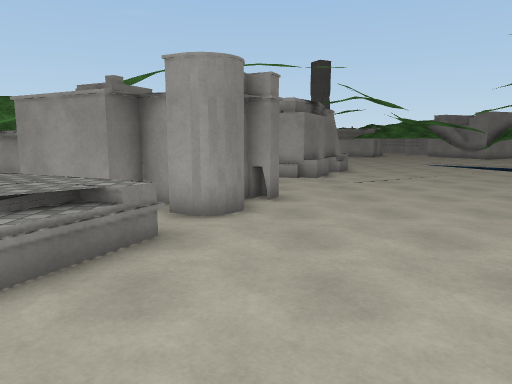
View 1 (above)

21 first-person views from a walk through a scene from a Unity 3-D project. The camera is 1.5 m above the floor, tilts 8° down and sees 70° across. The floor is counted in squares, 1 m on a side. Each view is taken from the middle of a square. On the plan, view 1 faces up. The plan holds only what a view shows up to about 16 squares ahead; the rest is blank. The place goes on beyond the plan. Some surface patterns are stand-ins.

View 2
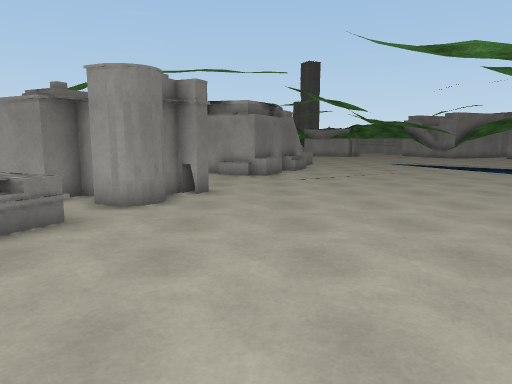

View 3
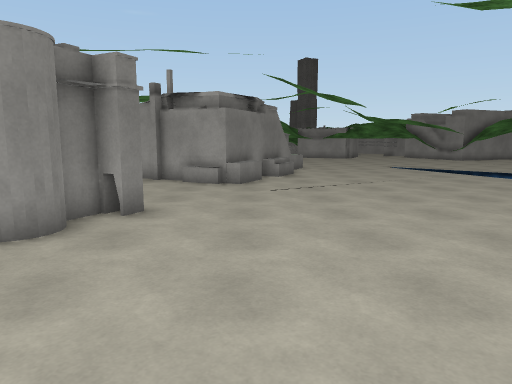

View 4
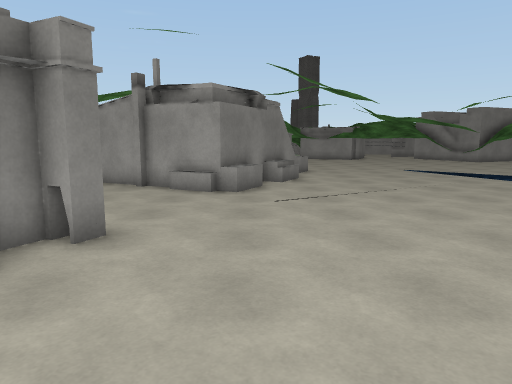

View 5
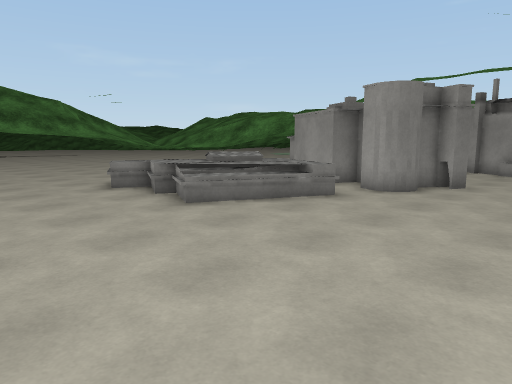

View 6
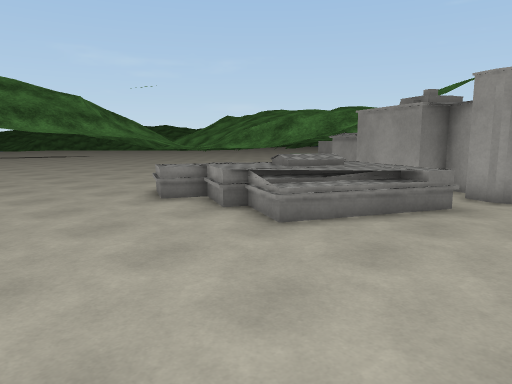

View 7
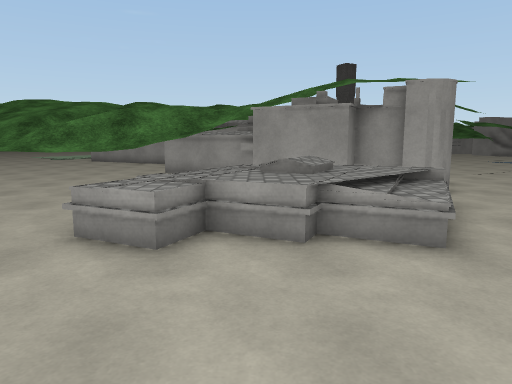

View 8
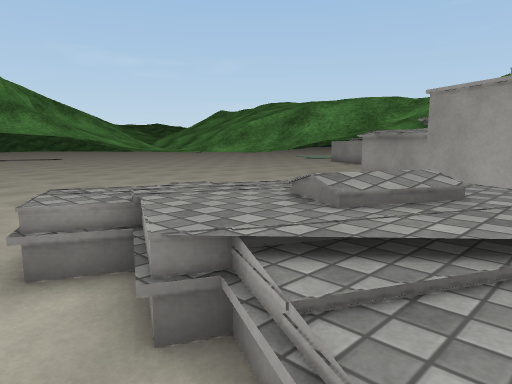

View 9
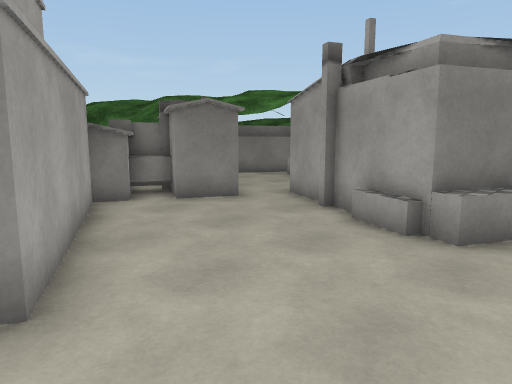

View 10
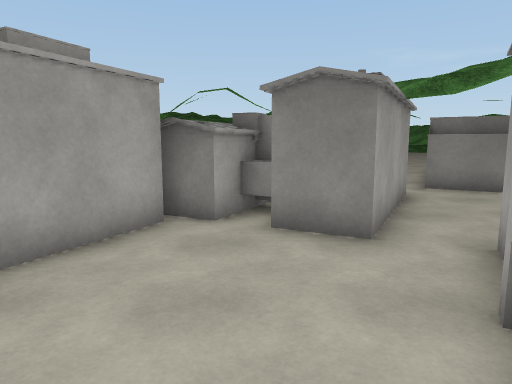

View 11
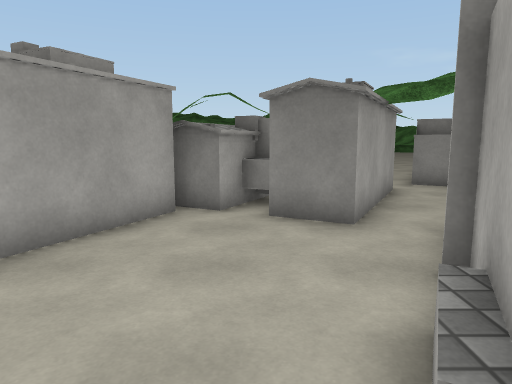

View 12
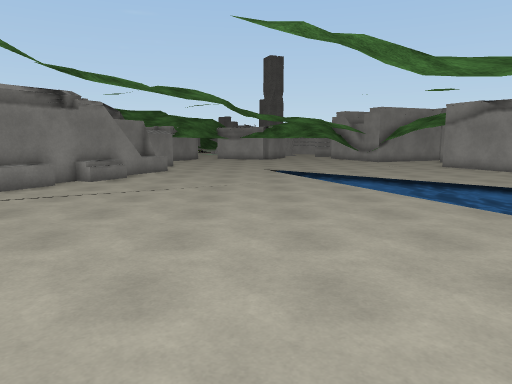

View 13
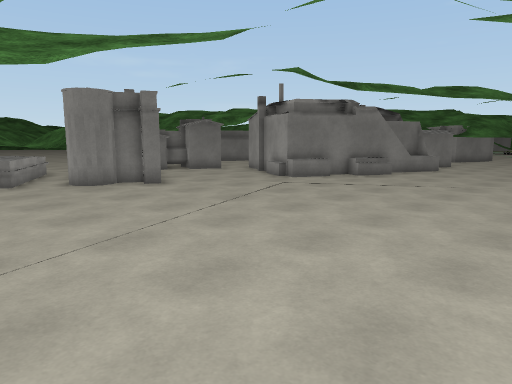

View 14
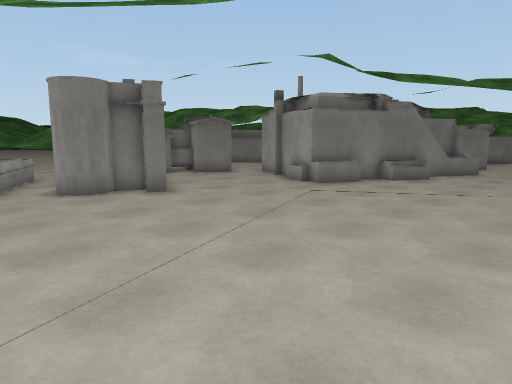

View 15
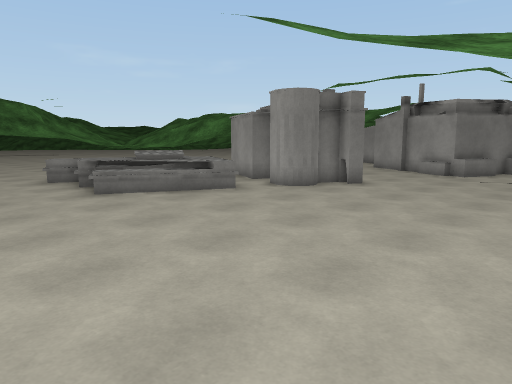

View 16
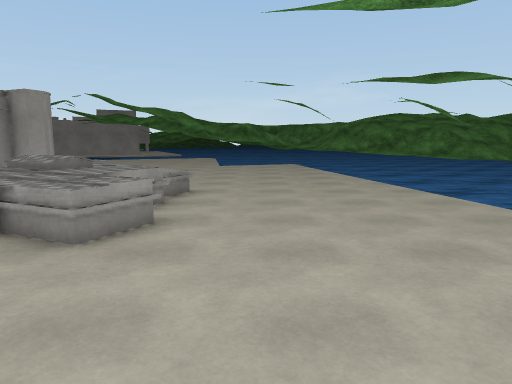

View 17
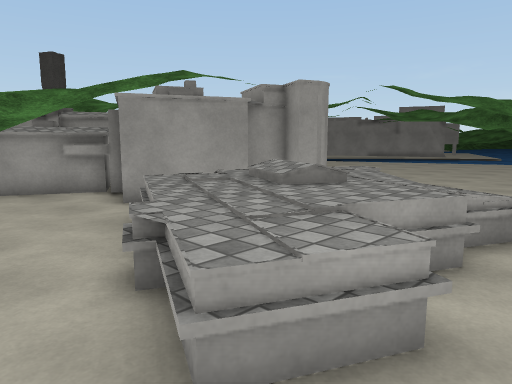

View 18
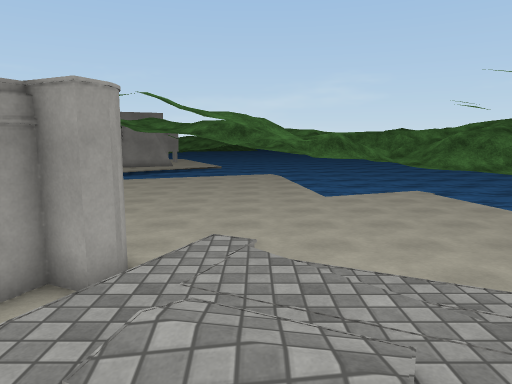

View 19
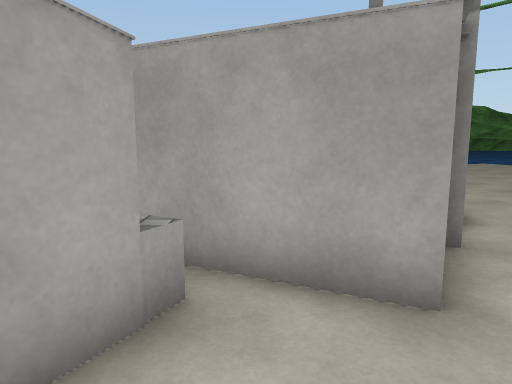

View 20
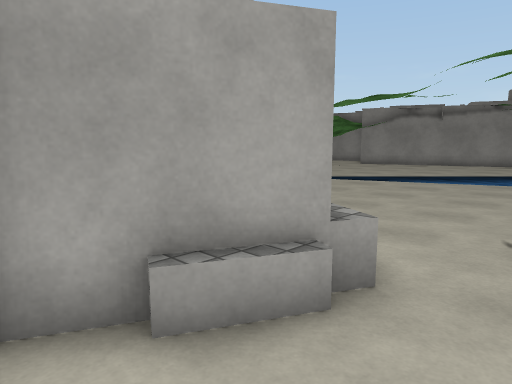

View 21
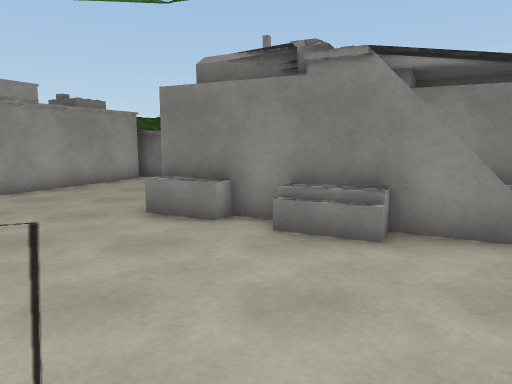

### Floor plan
Key: @ floor where view 1 was taken; # wall or solid block; . main floor; : floor 0.75 m higher than the main floor; = window, fence, low wall or low ledge; ^ raised ledge; v drop or lower ground; B building; T thing the floor can be seen under or through; O other object.
Columns run from 18 left of view 1 to 18 right of it. Each row starts with its distance up from view 1.
 20         ##....#B#B  BBB.......    ...
 19         ........B    BB.......    ...
 18           ##...#B   BBO........    ..
 17        ..  BB#.#BBB BB.........
 16        ..  BBB#..#BBBB.... .....
 15         B   TBB....#B#...  .....
 14         #T  B#.........  .......
 13   .^     #BBBB........  .........
 12   ^   .....#B##..................
 11      .......#BBB#................
 10     ^.^^^^  #BBBBBB..............
  9  ^  ^^^^^  .#BBBBB#..............
  8 .^^^^     ..  ###B#.............
  7 ..^^^    ..=    ##.............
  6 ..^^^    ..     #.............
  5 ....^  ... :    O.............
  4 ....^ ....       .............
  3   ..^ ...       ............  .
  2  .... ....    v ..........
  1  .... ....................
  0  .... ............@........
 -1       .....................
 -2       .....................
 -3        .............. ..
 -4          ..........
 -5            ...

Positions as (right, up) in squares from view 1, and headings:
1: (0, 0), facing up
2: (2, -1), facing up
3: (3, 2), facing up
4: (3, 4), facing up
5: (4, -3), facing up-left
6: (1, -3), facing up-left
7: (-6, -3), facing up
8: (-3, 1), facing up-left
9: (4, 9), facing up-left
10: (2, 14), facing left
11: (3, 14), facing left
12: (10, 4), facing up
13: (12, 3), facing up-left
14: (10, 4), facing up-left
15: (7, -2), facing up-left
16: (-14, 0), facing right
17: (-10, 1), facing up-right
18: (-7, 5), facing right
19: (-6, 19), facing right
20: (-1, 13), facing up-right
21: (10, 17), facing left
